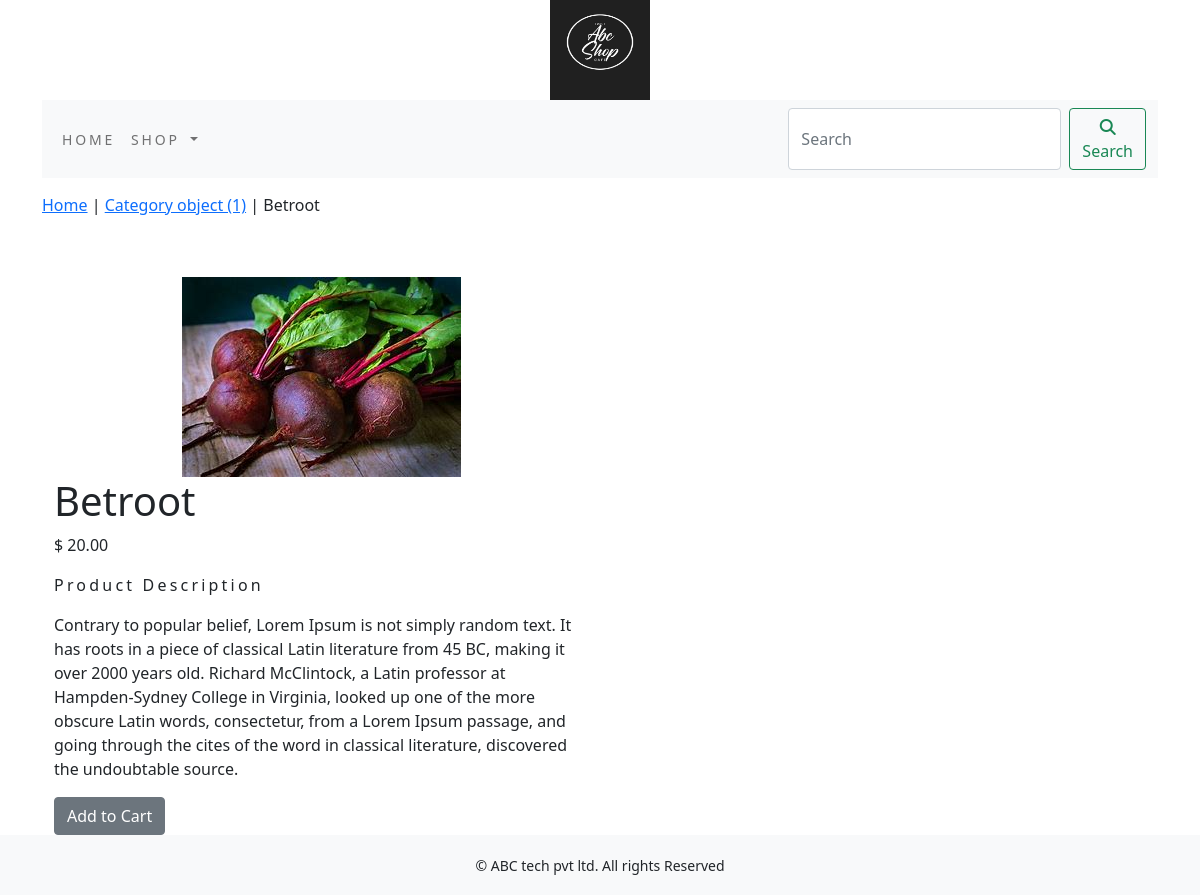
The app's page /shop/vegetables/betroot/ with its own data.
### shop/models.py (models this page shows, shortened)
class Product(models.Model):
    name = models.CharField(max_length=250, unique=True)
    slug = models.SlugField(max_length=250, unique=True)
    desc = models.TextField(blank=True)
    price = models.DecimalField(max_digits=10, decimal_places=2)
    category = models.ForeignKey(Category, on_delete=models.CASCADE)
    image = models.ImageField(upload_to='product', blank=True)
    stock = models.IntegerField()
    available = models.BooleanField(default=True)
    created = models.DateTimeField(auto_now=True)
    updated = models.DateTimeField(auto_now=True)
    class Meta:
        ordering = ('name',)
        verbose_name = 'product'
        verbose_name_plural = 'products'

class Category(models.Model):
    name = models.CharField(max_length=250, unique=True)
    slug = models.SlugField(max_length=250, unique=True)
    desc = models.TextField(blank=True)
    image = models.ImageField(upload_to='category', blank=True)
    class Meta:
        ordering = ('name',)
        verbose_name = 'category'
        verbose_name_plural = 'categories'
    def get_url(self):
        return reverse('shop:products_by_category', args=[self.slug])

### shop/views.py (the view)
# urls.py: path('<slug:c_slug>/<slug:product_slug>/', views.proDetail, name='prodCatdetail'),
def proDetail(request, c_slug, product_slug):
    try:
        product = Product.objects.get(category__slug=c_slug, slug=product_slug)
    except Exception as e:
        raise e
    return render(request, 'product.html', {'product': product})

### cart/context_processors.py (called while the page is built)
def counter(request):
    item_count = 0
    if 'admin' in request.path:
        return {}
    else:
        try:
            cart = Cart.objects.filter(cart_id=_cart_id(request))
            car_items = CartItem.objects.all().filter(cart=cart[:1])
            for cart_item in car_items:
                item_count += cart_item.quantity
        except Cart.DoesNotExist:
            item_count = 0
    return dict(item_count=item_count)

### cart/views.py (called while the page is built)
def _cart_id(request):
    cart = request.session.session_key
    if not cart:
        cart = request.session.create()
    return cart

### shop/context_processors.py (called while the page is built)
def menu_links(request):
    links = Category.objects.all()
    return dict(links=links)

### templates/product.html (shortened to what this page needs)
{% extends 'base.html'%}
{% load static %}
{% block content %}
<div class="row my_prod_row_class">
    <div class="mx_auto">
        <p> <a href="{% url 'shop:allProdCat' %}">Home</a> | <a href="{{product.category.get_url}}">{{product.category}}</a> | {{product.name}}</p>
    </div>
</div>
<div class="container">
<br>
<div class="row">
    <div class="col-12 col-sm-12 col-md-12 col-lg-6 text-center">
        <div style="min-width:18rem">
            <img src="{{product.image.url}}" alt="{{product.name}}">
        </div>
    </div>
</div>
    <div>
        <div class="col-12 col-sm-12 col-md-12 col-lg-6">
            <div>
            <h1 class="my_prod_title">{{product.name}}</h1>
            <p >$ {{product.price}}</p>
            <p class="my_title">Product Description</p>
            <p class="text-justify my_prod_text">{{product.desc}}</p>
            {% if product.stock <= 0 %}
               <p class="text-justify my_prod_text"><b>Out of Stock</b></p>
            {% else %}
               <a class="btn btn-secondary" href="{% url 'cart:add_cart' product.id %}">Add to Cart</a>
            {% endif %}
            </div>
        </div>
    </div>
</div>
{% endblock %}

### static/css/custom.css (style rules this page uses)
body { font-family: 'Roboto', sans-serif; }
.my_title { font-size:16px; text_transform:uppercase; letter-spacing:.2em; }
.my_prod_row_class { padding-top:15px; padding-bottom:20px; }
.my_prod_text { padding-right:20px; }

### records on screen
Product: category "Category object (1)", name "Betroot", image (picture), price "20.00", desc "Contrary to popular belief, Lorem Ipsum is not simply random text. It has roots in a piece of classical Latin literature from 45 BC, making it over 2000 years old. Richard McClintock, a Latin professor at Hampden-Sydney College in Virginia, looked up one of the more obscure Latin words, consectetur, from a Lorem Ipsum passage, and going through the cites of the word in classical literature, discovered the undoubtable source."
